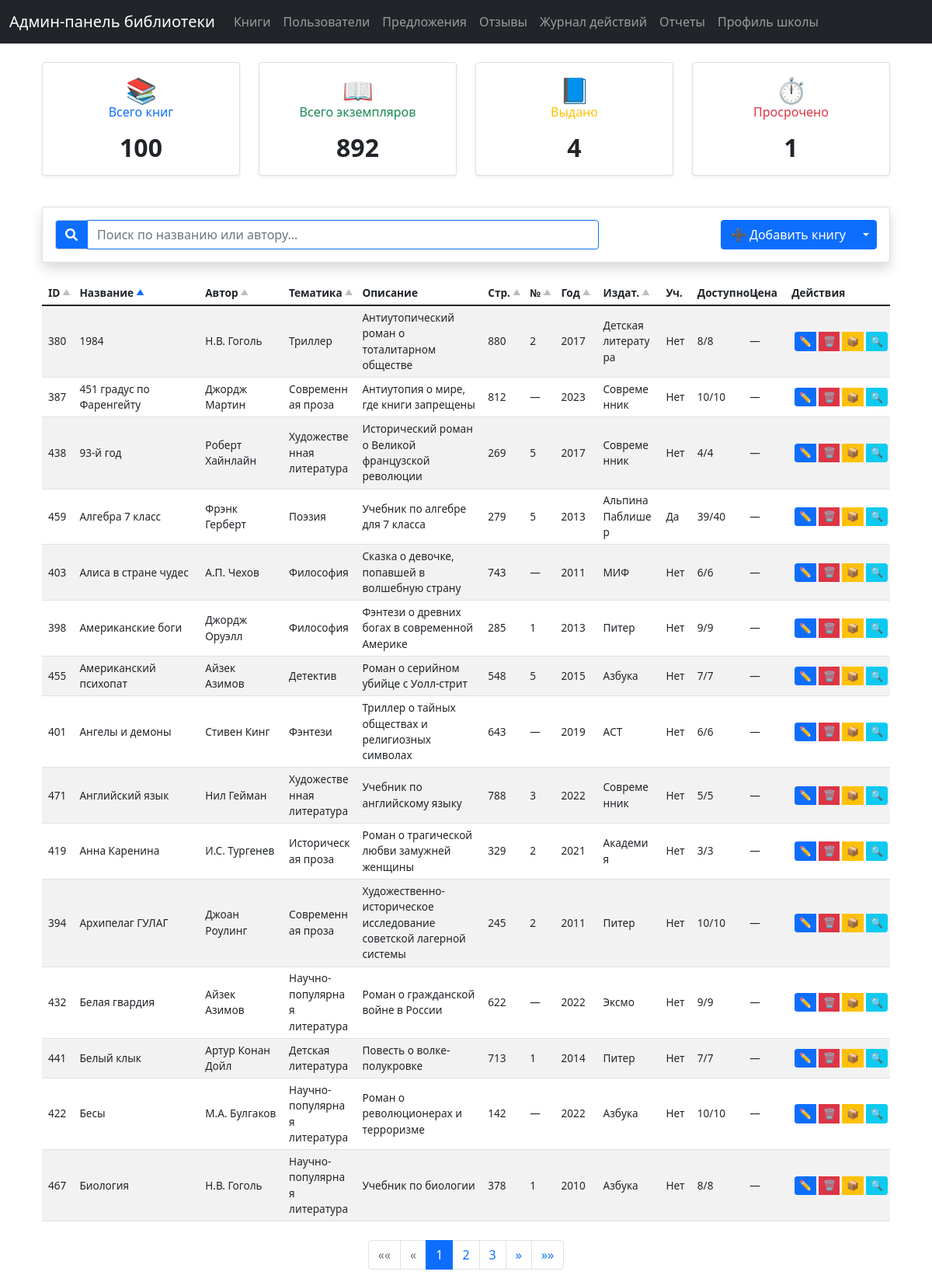
/books, run on the app's committed database.
### tables this page shows
CREATE TABLE books (
                    id INTEGER PRIMARY KEY AUTOINCREMENT,
                    title TEXT NOT NULL,
                    author TEXT NOT NULL,
                    description TEXT,
                    quantity INTEGER DEFAULT 0,
                    theme TEXT
                , pages INTEGER, edition_number TEXT, publication_year INTEGER, publisher TEXT, is_textbook TEXT DEFAULT 'N');

### routes.py (the view)
@router.get("/books")
async def books_page(request: Request, page: int = Query(1, ge=1), search: str = Query(""), sort: str = Query("title"), order: str = Query("asc")):
    try:
        with get_db() as conn:
            cursor = conn.cursor()
            per_page = 15
            offset = (page - 1) * per_page
            valid_sort_fields = {
                'id': 'b.id',
                'title': 'b.title',
                'author': 'b.author',
                'theme': 'b.theme',
                'pages': 'b.pages',
                'edition_number': 'b.edition_number',
                'publication_year': 'b.publication_year',
                'publisher': 'b.publisher',
                'available_copies': "(b.quantity - COUNT(DISTINCT CASE WHEN bb.status = 'borrowed' THEN bb.copy_id END))",
                'total_copies': 'b.quantity'
            }
            sort_field = valid_sort_fields.get(sort, 'b.title')  # По умолчанию сортировка по названию
            sort_order = "ASC" if order.lower() == "asc" else "DESC"
            base_query = """
                SELECT
                    b.id, b.title, b.author, b.theme, b.description, b.pages,
                    b.edition_number, b.publication_year, b.publisher,
                    b.quantity as total_copies,
                    (b.quantity - COUNT(DISTINCT CASE WHEN bb.status = 'borrowed' THEN bb.copy_id END)) as available_copies,
                    0 as avg_price, -- Убрали расчет средней цены из-за отсутствия таблицы purchases
                    b.is_textbook -- Добавляем поле is_textbook
                FROM books b
                LEFT JOIN book_copies bc ON b.id = bc.book_id
                LEFT JOIN borrowed_books bb ON bc.id = bb.copy_id
                -- LEFT JOIN purchases p ON b.id = p.book_id -- Убрали соединение
            """
            conditions = []
            params = []
            if search:
                conditions.append("(b.title LIKE ? OR b.author LIKE ?)")
                search_param = f"%{search}%"
                params.extend([search_param, search_param])
            if conditions:
                base_query += " WHERE " + " AND ".join(conditions)
            base_query += """
                GROUP BY b.id, b.title, b.author, b.theme, b.description, b.pages,
                         b.edition_number, b.publication_year, b.publisher, b.quantity, b.is_textbook -- Добавили is_textbook в GROUP BY
                ORDER BY {sort_field} {sort_order}
                LIMIT ? OFFSET ?
            """.format(sort_field=sort_field, sort_order=sort_order)
            params.extend([per_page, offset])
            cursor.execute(base_query, params)
            books_data = cursor.fetchall()
            books = [dict(zip([column[0] for column in cursor.description], row)) for row in books_data]
            count_query = "SELECT COUNT(DISTINCT b.id) FROM books b"
            count_params = []
            if search:
                count_query += " WHERE (b.title LIKE ? OR b.author LIKE ?)"
                count_params.extend([search_param, search_param])
            cursor.execute(count_query, count_params)
            total_books_filtered = cursor.fetchone()[0]
            total_pages = (total_books_filtered + per_page - 1) // per_page if total_books_filtered > 0 else 1
            cursor.execute("SELECT COUNT(*) FROM books")
            total_books_all = cursor.fetchone()[0]
            cursor.execute("SELECT SUM(quantity) FROM books")
            total_copies_all = cursor.fetchone()[0] or 0
            cursor.execute("SELECT COUNT(DISTINCT copy_id) FROM borrowed_books WHERE status = 'borrowed'")
            borrowed_copies_all = cursor.fetchone()[0] or 0
            cursor.execute("""
                SELECT COUNT(DISTINCT bb.copy_id)
                FROM borrowed_books bb
                WHERE bb.status = 'borrowed' AND bb.return_date < date('now')
            """)
            overdue_copies_all = cursor.fetchone()[0] or 0
            return templates.TemplateResponse("books.html", {
                "request": request,
                "books": books,
                "total_books": total_books_all,
                "total_copies": total_copies_all,
                "borrowed_copies": borrowed_copies_all,
                "overdue_copies": overdue_copies_all,
                "current_page": page,
                "total_pages": total_pages,
                "search_query": search,
                "sort": sort,
                "order": order,
                "max": max,
                "min": min
            })
    except Exception as e:
        logging.error(f"Error loading books page: {e}")
        return templates.TemplateResponse("error.html", {"request": request, "error": "Ошибка загрузки страницы книг"})

### admin_panel/templates/books.html (shortened to what this page needs)
{% extends "base.html" %}
{% block content %}
<div class="container mt-4">
    <div class="row mb-4">
        <div class="col-md-3">
            <div class="card shadow-sm">
                <div class="card-body text-center">
                    <h5 class="card-title text-primary mb-3">
                        <span class="fs-2">📚</span><br>
                        Всего книг
                    </h5>
                    <p class="card-text display-6 mb-0">{{ total_books }}</p>
                </div>
            </div>
        </div>
        <div class="col-md-3">
            <div class="card shadow-sm">
                <div class="card-body text-center">
                    <h5 class="card-title text-success mb-3">
                        <span class="fs-2">📖</span><br>
                        Всего экземпляров
                    </h5>
                    <p class="card-text display-6 mb-0">{{ total_copies }}</p>
                </div>
            </div>
        </div>
        <div class="col-md-3">
            <div class="card shadow-sm">
                <div class="card-body text-center">
                    <h5 class="card-title text-warning mb-3">
                        <span class="fs-2">📘</span><br>
                        Выдано
                    </h5>
                    <p class="card-text display-6 mb-0">{{ borrowed_copies }}</p>
                </div>
            </div>
        </div>
        <div class="col-md-3">
            <div class="card shadow-sm">
                <div class="card-body text-center">
                    <h5 class="card-title text-danger mb-3">
                        <span class="fs-2">⏱️</span><br>
                        Просрочено
                    </h5>
                    <a href="/overdue-books" class="text-decoration-none">
                        <p class="card-text display-6 mb-0">{{ overdue_copies|default(0) }}</p>
                    </a>
                </div>
            </div>
        </div>
    </div>
    <div class="card mb-4">
        <div class="card-body">
            <div class="row g-3">
                <div class="col-md-8">
                    <div class="input-group">
                        <span class="input-group-text bg-primary text-white">
                            <i class="fas fa-search"></i>
                        </span>
                        <input type="text"
                               class="form-control border-primary"
                               id="searchInput"
                               placeholder="Поиск по названию или автору..."
                               value="{{ search_query }}">
                    </div>
                </div>
                <div class="col-md-4 text-end">
                    <div class="btn-group">
                        <button type="button" class="btn btn-primary" data-bs-toggle="modal" data-bs-target="#bookModal">
                            ➕ Добавить книгу
                        </button>
                        <button type="button" class="btn btn-primary dropdown-toggle dropdown-toggle-split" data-bs-toggle="dropdown">
                        </button>
                    </div>
                </div>
            </div>
        </div>
    </div>
    <div class="table-responsive">
        <table class="table table-striped table-books">
            <thead>
                <tr>
                    <th class="col-id">
                        <a href="#" class="sort-link" data-sort="id">
                            ID <span class="sort-indicator {% if sort == 'id' %}active{% endif %}">{% if sort == "id" and order == "desc" %}▼{% else %}▲{% endif %}</span>
                        </a>
                    </th>
                    <th class="col-title">
                        <a href="#" class="sort-link" data-sort="title">
                            Название <span class="sort-indicator {% if sort == 'title' %}active{% endif %}">{% if sort == "title" and order == "desc" %}▼{% else %}▲{% endif %}</span>
                        </a>
                    </th>
                    <th class="col-author">
                        <a href="#" class="sort-link" data-sort="author">
                            Автор <span class="sort-indicator {% if sort == 'author' %}active{% endif %}">{% if sort == "author" and order == "desc" %}▼{% else %}▲{% endif %}</span>
                        </a>
                    </th>
                    <th class="col-theme">
                        <a href="#" class="sort-link" data-sort="theme">
                            Тематика <span class="sort-indicator {% if sort == 'theme' %}active{% endif %}">{% if sort == "theme" and order == "desc" %}▼{% else %}▲{% endif %}</span>
                        </a>
                    </th>
                    <th class="col-description">Описание</th>
                    <th class="col-pages">
                        <a href="#" class="sort-link" data-sort="pages">
                            Стр. <span class="sort-indicator {% if sort == 'pages' %}active{% endif %}">{% if sort == "pages" and order == "desc" %}▼{% else %}▲{% endif %}</span>
                        </a>
                    </th>
                    <th class="col-edition">
                        <a href="#" class="sort-link" data-sort="edition_number">
                            № <span class="sort-indicator {% if sort == 'edition_number' %}active{% endif %}">{% if sort == "edition_number" and order == "desc" %}▼{% else %}▲{% endif %}</span>
                        </a>
                    </th>
                    <th class="col-year">
                        <a href="#" class="sort-link" data-sort="publication_year">
                            Год <span class="sort-indicator {% if sort == 'publication_year' %}active{% endif %}">{% if sort == "publication_year" and order == "desc" %}▼{% else %}▲{% endif %}</span>
                        </a>
                    </th>
                    <th class="col-publisher">
                        <a href="#" class="sort-link" data-sort="publisher">
                            Издат. <span class="sort-indicator {% if sort == 'publisher' %}active{% endif %}">{% if sort == "publisher" and order == "desc" %}▼{% else %}▲{% endif %}</span>
                        </a>
                    </th>
                    <th class="col-textbook">Уч.</th>
                    <th class="col-copies">
                        <a href="#" class="sort-link" data-sort="available_copies">
                            Доступно <span class="sort-indicator {% if sort == 'available_copies' %}active{% endif %}">{% if sort == "available_copies" and order == "desc" %}▼{% else %}▲{% endif %}</span>
                        </a>
                    </th>
                    <th class="col-price">Цена</th>
                    <th class="col-actions">Действия</th>
                </tr>
            </thead>
            <tbody>
                {% for book in books %}
                <tr>
                    <td>{{ book.id }}</td>
                    <td>{{ book.title }}</td>
                    <td>{{ book.author }}</td>
                    <td>{{ book.theme or '—' }}</td>
                    <td class="description-cell">{{ book.description }}</td>
                    <td>{{ book.pages }}</td>
                    <td>{{ book.edition_number or '—' }}</td>
                    <td>{{ book.publication_year }}</td>
                    <td>{{ book.publisher }}</td>
                    <td>{% if book.is_textbook == 'Y' %}Да{% else %}Нет{% endif %}</td>
                    <td>{{ book.available_copies }}/{{ book.total_copies }}</td>
                    <td>
                        {% if book.avg_price and book.avg_price > 0 %}
                            {{ "%.2f"|format(book.avg_price) }}
                        {% else %}
                            —
                        {% endif %}
                    </td>
                    <td>
                        <div class="btn-group btn-group-sm">
                            <button class="btn btn-sm btn-primary edit-book-btn"
                                    data-id="{{ book.id }}"
                                    data-bs-toggle="tooltip"
                                    title="Редактировать">
                                ✏️
                            </button>
                            <button class="btn btn-sm btn-danger" onclick="deleteBook({{ book.id }})" data-bs-toggle="tooltip" title="Удалить">🗑️</button>
                            <button class="btn btn-sm btn-warning" onclick="managePurchases({{ book.id }})" data-bs-toggle="tooltip" title="Закупки">📦</button>
                            <a href="/books/{{ book.id }}/qrcodes" class="btn btn-sm btn-info" data-bs-toggle="tooltip" title="QR">🔍</a>
                        </div>
                    </td>
                </tr>
                {% endfor %}
            </tbody>
        </table>
    </div>
    {% if total_pages > 1 %}
    <nav aria-label="Page navigation" class="mt-4">
        <ul class="pagination justify-content-center">
            <li class="page-item {% if current_page == 1 %}disabled{% endif %}">
                <a class="page-link" href="?page=1&search={{ search_query }}&sort={{ sort }}&order={{ order }}" aria-label="First">
                    <span aria-hidden="true">««</span>
                </a>
            </li>
            <li class="page-item {% if current_page == 1 %}disabled{% endif %}">
                <a class="page-link" href="?page={{ current_page - 1 }}&search={{ search_query }}&sort={{ sort }}&order={{ order }}" aria-label="Previous">
                    <span aria-hidden="true">«</span>
                </a>
            </li>
            {% for page in range(max(1, current_page - 2), min(total_pages + 1, current_page + 3)) %}
            <li class="page-item {% if page == current_page %}active{% endif %}">
                <a class="page-link" href="?page={{ page }}&search={{ search_query }}&sort={{ sort }}&order={{ order }}">{{ page }}</a>
            </li>
            {% endfor %}
            <li class="page-item {% if current_page == total_pages %}disabled{% endif %}">
                <a class="page-link" href="?page={{ current_page + 1 }}&search={{ search_query }}&sort={{ sort }}&order={{ order }}" aria-label="Next">
                    <span aria-hidden="true">»</span>
                </a>
            </li>
            <li class="page-item {% if current_page == total_pages %}disabled{% endif %}">
                <a class="page-link" href="?page={{ total_pages }}&search={{ search_query }}&sort={{ sort }}&order={{ order }}" aria-label="Last">
                    <span aria-hidden="true">»»</span>
                </a>
            </li>
        </ul>
    </nav>
    {% endif %}
</div>
<div id="toast-container" class="position-fixed bottom-0 end-0 p-3" style="z-index: 11">
</div>
{% endblock %}

### data on the page
books: id "380", title "1984", author "Н.В. Гоголь", theme "Триллер", description "Антиутопический роман о тоталитарном обществе", pages "880", edition_number "2", publication_year "2017", publisher "Детская литература", is_textbook "Нет", available_copies "8", total_copies "8"
books: id "387", title "451 градус по Фаренгейту", author "Джордж Мартин", theme "Современная проза", description "Антиутопия о мире, где книги запрещены", pages "812", edition_number "—", publication_year "2023", publisher "Современник", is_textbook "Нет", available_copies "10", total_copies "10"
books: id "438", title "93-й год", author "Роберт Хайнлайн", theme "Художественная литература", description "Исторический роман о Великой французской революции", pages "269", edition_number "5", publication_year "2017", publisher "Современник", is_textbook "Нет", available_copies "4", total_copies "4"
books: id "459", title "Алгебра 7 класс", author "Фрэнк Герберт", theme "Поэзия", description "Учебник по алгебре для 7 класса", pages "279", edition_number "5", publication_year "2013", publisher "Альпина Паблишер", is_textbook "Да", available_copies "39", total_copies "40"
books: id "403", title "Алиса в стране чудес", author "А.П. Чехов", theme "Философия", description "Сказка о девочке, попавшей в волшебную страну", pages "743", edition_number "—", publication_year "2011", publisher "МИФ", is_textbook "Нет", available_copies "6", total_copies "6"
books: id "398", title "Американские боги", author "Джордж Оруэлл", theme "Философия", description "Фэнтези о древних богах в современной Америке", pages "285", edition_number "1", publication_year "2013", publisher "Питер", is_textbook "Нет", available_copies "9", total_copies "9"
books: id "455", title "Американский психопат", author "Айзек Азимов", theme "Детектив", description "Роман о серийном убийце с Уолл-стрит", pages "548", edition_number "5", publication_year "2015", publisher "Азбука", is_textbook "Нет", available_copies "7", total_copies "7"
books: id "401", title "Ангелы и демоны", author "Стивен Кинг", theme "Фэнтези", description "Триллер о тайных обществах и религиозных символах", pages "643", edition_number "—", publication_year "2019", publisher "АСТ", is_textbook "Нет", available_copies "6", total_copies "6"
books: id "471", title "Английский язык", author "Нил Гейман", theme "Художественная литература", description "Учебник по английскому языку", pages "788", edition_number "3", publication_year "2022", publisher "Современник", is_textbook "Нет", available_copies "5", total_copies "5"
books: id "419", title "Анна Каренина", author "И.С. Тургенев", theme "Историческая проза", description "Роман о трагической любви замужней женщины", pages "329", edition_number "2", publication_year "2021", publisher "Академия", is_textbook "Нет", available_copies "3", total_copies "3"
books: id "394", title "Архипелаг ГУЛАГ", author "Джоан Роулинг", theme "Современная проза", description "Художественно-историческое исследование советской лагерной системы", pages "245", edition_number "2", publication_year "2011", publisher "Питер", is_textbook "Нет", available_copies "10", total_copies "10"
books: id "432", title "Белая гвардия", author "Айзек Азимов", theme "Научно-популярная литература", description "Роман о гражданской войне в России", pages "622", edition_number "—", publication_year "2022", publisher "Эксмо", is_textbook "Нет", available_copies "9", total_copies "9"
books: id "441", title "Белый клык", author "Артур Конан Дойл", theme "Детская литература", description "Повесть о волке-полукровке", pages "713", edition_number "1", publication_year "2014", publisher "Питер", is_textbook "Нет", available_copies "7", total_copies "7"
books: id "422", title "Бесы", author "М.А. Булгаков", theme "Научно-популярная литература", description "Роман о революционерах и терроризме", pages "142", edition_number "—", publication_year "2022", publisher "Азбука", is_textbook "Нет", available_copies "10", total_copies "10"
books: id "467", title "Биология", author "Н.В. Гоголь", theme "Научно-популярная литература", description "Учебник по биологии", pages "378", edition_number "1", publication_year "2010", publisher "Азбука", is_textbook "Нет", available_copies "8", total_copies "8"

### other printed values
{{ total_books }} "100"
{{ total_copies }} "892"
{{ borrowed_copies }} "4"
{{ overdue_copies|default(0) }} "1"
{{ page }} "1" "2" "3"
